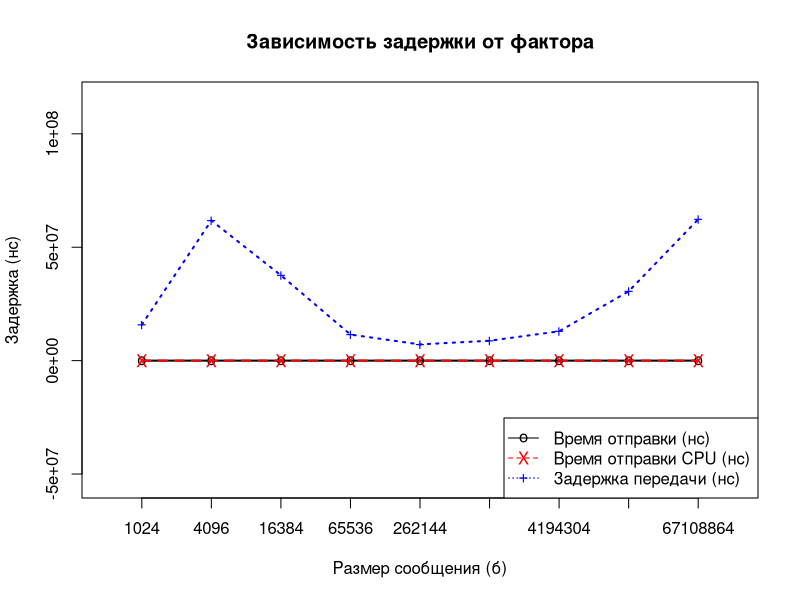
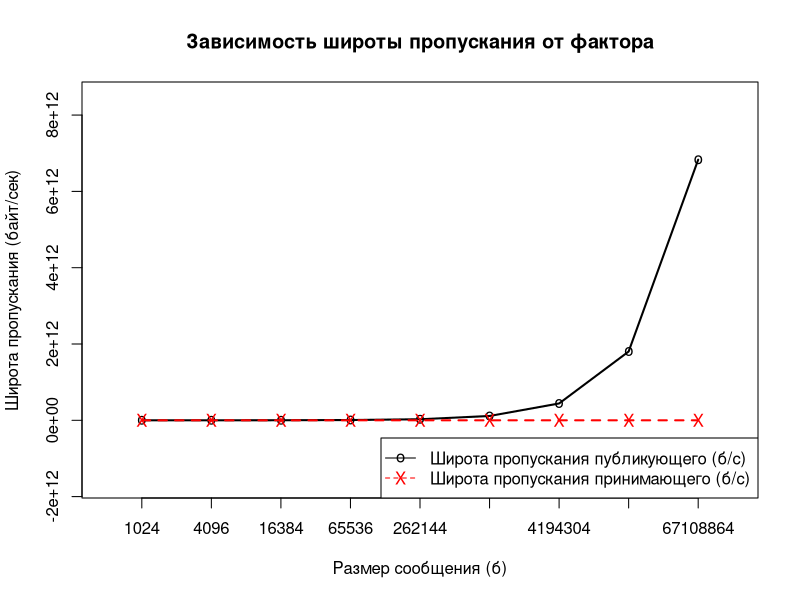

Here is the R script that generated these plots, in order:
## ---- chunk 1
#png(filename="plot.png", width = 1600, height = 900)
size <- c(1024, 4096, 16384, 65536, 262144, 1048576, 4194304, 16777216, 67108864)
real_time <- c(1000.0240326, 891.5755876, 894.2225822999999, 864.9224724, 952.6836385, 944.7175817000001, 952.2467247000002, 946.0445644000001, 1044.5562757999999)
cpu_time <- c(999.2380739, 890.3669717, 892.6214260999999, 863.3476341999998, 949.7381707999999, 940.2607363000001, 946.8335856000001, 941.3284715, 1042.3601843)
bytes_per_second <- c(8824280.4041677, 155385045.6797919, 1539469260.685812, 7316986460.005478, 28009846750.838264, 113669718823.87907, 441692165392.88165, 1803306676934.3777, 6830783027307.4)
manual_time <- c(15859938.6, 61798759.6, 37630944.3, 11500195.5, 7152557.6, 8772404.3, 12928263.6, 30545796.7, 62291567.2)
manual_bps <- c(11027.026068500001, 6818.884734900001, 48399.0006365, 614360.4815249001, 3725213.601670501, 12062991.135311801, 32943762.1008296, 56622079.1085649, 17627257.595339797)
df <- data.frame("factor"=size, "Время отправки (нс)"=real_time, "Время отправки CPU (нс)"=cpu_time, "Широта пропускания публикующего (б/с)"=bytes_per_second, "Задержка передачи (нс)"=manual_time, "Широта пропускания принимающего (б/с)"=manual_bps)
plot(factor(size, levels=size), real_time, type="o", col="black", lty=0, ylim=c(-53769608.11793877, 116062038.66557297), xlab="", ylab="")
points(factor(size, levels=size), real_time, col="black", pch="o")
lines(factor(size, levels=size), real_time, col="black", lty=1, lwd=2)
title(main="Зависимость задержки от фактора", xlab="Размер сообщения (б)", ylab="Задержка (нс)")
points(factor(size, levels=size), cpu_time, col="red", pch="X")
lines(factor(size, levels=size), cpu_time, col="red", lty=2, lwd=2)
points(factor(size, levels=size), manual_time, col="blue", pch="+")
lines(factor(size, levels=size), manual_time, col="blue", lty=3, lwd=2)
legend("bottomright", legend=c("Время отправки (нс)", "Время отправки CPU (нс)", "Задержка передачи (нс)"), col=c("black", "red", "blue"), lty=c(1, 2, 3), pch=c("o", "X", "+"), ncol=1)
plot(factor(size, levels=size), bytes_per_second, type="o", col="black", lty=0, ylim=c(-1632485843335.0254, 8463268877461.311), xlab="", ylab="")
points(factor(size, levels=size), bytes_per_second, col="black", pch="o")
lines(factor(size, levels=size), bytes_per_second, col="black", lty=1, lwd=2)
title(main="Зависимость широты пропускания от фактора", xlab="Размер сообщения (б)", ylab="Широта пропускания (байт/сек)")
points(factor(size, levels=size), manual_bps, col="red", pch="X")
lines(factor(size, levels=size), manual_bps, col="red", lty=2, lwd=2)
legend("bottomright", legend=c("Широта пропускания публикующего (б/с)", "Широта пропускания принимающего (б/с)"), col=c("black", "red"), lty=c(1, 2), pch=c("o", "X"), ncol=1)
